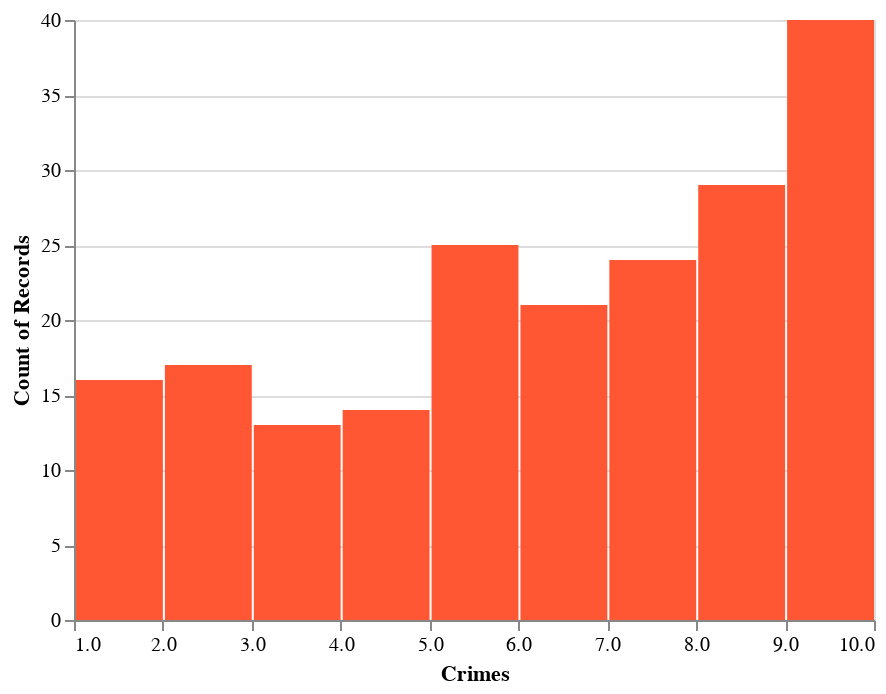

Write notebook code for a chart like this one.
### Code cell
alt.Chart(dfmap).mark_bar(color = '#FF5733').encode(
    alt.X('Crimes:Q', 
           bin = True,
           title = 'Crimes'),
    alt.Y('Police:N', 
           aggregate = 'count',
           title = 'Count of Records')
)

### Figure 1 — Vega-Lite specification as saved in the notebook (floating-point values rounded to 4 significant figures; data arrays with more than 128 entries replaced by an {"elided": "..."} marker saying what was removed)
{"config": {"view": {"continuousWidth": 400, "continuousHeight": 300}}, "data": {"name": "data-6052f624ebc2325a17e5161eb50f39ff"}, "mark": {"type": "bar", "color": "#FF5733"}, "encoding": {"x": {"type": "quantitative", "bin": true, "field": "Crimes", "title": "Crimes"}, "y": {"type": "nominal", "aggregate": "count", "field": "Police", "title": "Count of Records"}}, "$schema": "https://vega.github.io/schema/vega-lite/v4.0.2.json", "datasets": {"data-6052f624ebc2325a17e5161eb50f39ff": {"elided": "199 records"}}}
